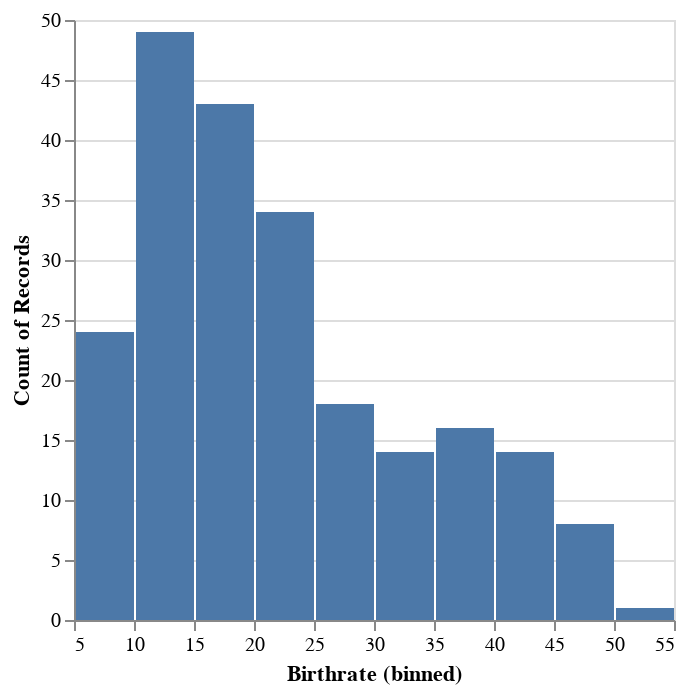

The notebook cell saved with this chart:
### Code cell
Chart(wb).mark_bar().encode(x=X('Birthrate', bin=True), y='count()')

### Figure 1 — Vega-Lite specification as saved in the notebook (floating-point values rounded to 4 significant figures; data arrays with more than 128 entries replaced by an {"elided": "..."} marker saying what was removed)
{"config": {"view": {"continuousWidth": 300, "continuousHeight": 300}}, "data": {"name": "data-63dc6d634b74f80f97b4f9e47a349ead"}, "mark": {"type": "bar"}, "encoding": {"x": {"bin": true, "field": "Birthrate", "type": "quantitative"}, "y": {"aggregate": "count", "type": "quantitative"}}, "$schema": "https://vega.github.io/schema/vega-lite/v5.20.1.json", "datasets": {"data-63dc6d634b74f80f97b4f9e47a349ead": {"elided": "224 records"}}}
